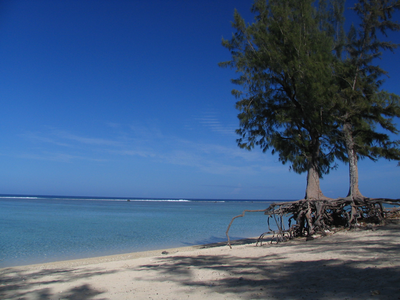
#> input picture query_beach.png, 400 x 300 px
$ jupyter execute 06masking.ipynb
#> lines starting #> are read from the running program, lines starting #| are printed output that depends on the picture; after the words box and inside, x2 and y2 are one past the last pixel; in counts of white or black regions, pixels touching at a corner belong together
[cell 1]
import numpy as np
import cv2
from matplotlib import pyplot as plt

image = cv2.imread("query_beach.png")
#> image is the input picture: shape (300, 400, 3); mean B, G, R 127.4, 91.3, 63.9
#cv2.imshow("Original", image)
plt.imshow(cv2.cvtColor(image, cv2.COLOR_BGR2RGB))
plt.show()

[cell 2]
mask = np.zeros(image.shape[:2], dtype="uint8")
(cX, cY) = (image.shape[1]//2, image.shape[0]//2)
#> cX = 200; cY = 150

cv2.rectangle(mask, (cX-75, cY-75), (cX+75, cY+75), 255, -1)
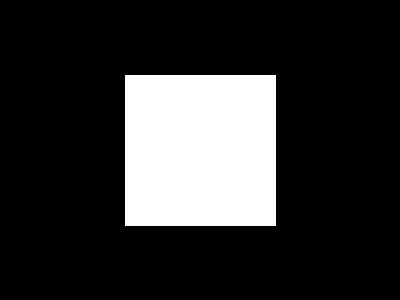
#> mask: shape (300, 400); 19% white; 1 white region, box (x1, y1, x2, y2) and area: (125, 75, 276, 226) 22801
#cv2.imshow("Mask", mask)
plt.imshow(cv2.cvtColor(mask, cv2.COLOR_BGR2RGB))
plt.show()

[cell 3]
masked = cv2.bitwise_and(image, image, mask = mask)
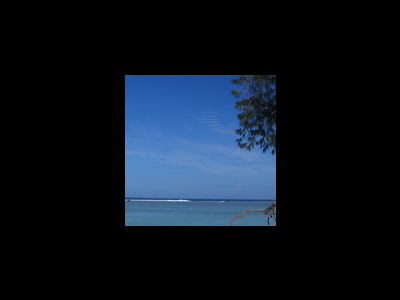
#> masked: shape (300, 400, 3); mean B, G, R 30.7, 20.4, 12.3
#cv2.imshow("Mask Applied to Image", masked)
#cv2.waitKey(0)
plt.imshow(cv2.cvtColor(masked, cv2.COLOR_BGR2RGB))
plt.show()

[cell 4]
mask = np.zeros(image.shape[:2], dtype="uint8")
cv2.circle(mask, (cX, cY), 100, 255, -1)
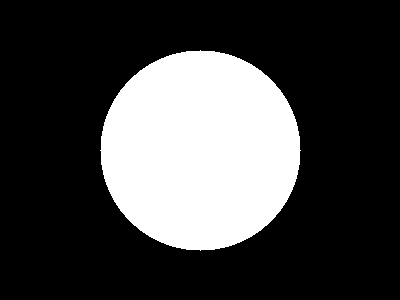
#> mask: shape (300, 400); 26.2% white; 1 white region, box (x1, y1, x2, y2) and area: (100, 50, 301, 251) 31417
#cv2.imshow("Mask", mask)
plt.imshow(cv2.cvtColor(mask, cv2.COLOR_BGR2RGB))
plt.show()

[cell 5]
masked = cv2.bitwise_and(image,image,mask=mask)
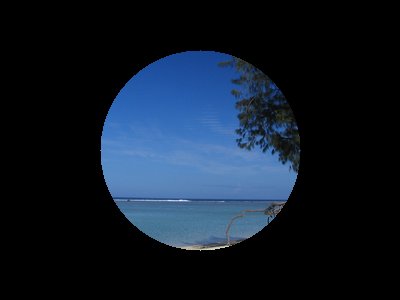
#> masked: shape (300, 400, 3); mean B, G, R 40.8, 27.2, 16.6
#cv2.imshow("Mask Applied to Image", mask)
plt.imshow(cv2.cvtColor(masked, cv2.COLOR_BGR2RGB))
plt.show()
